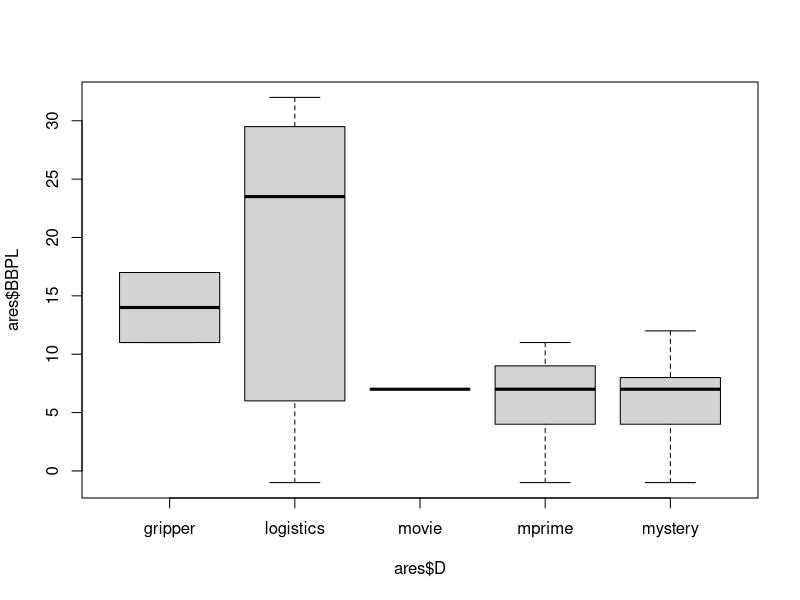
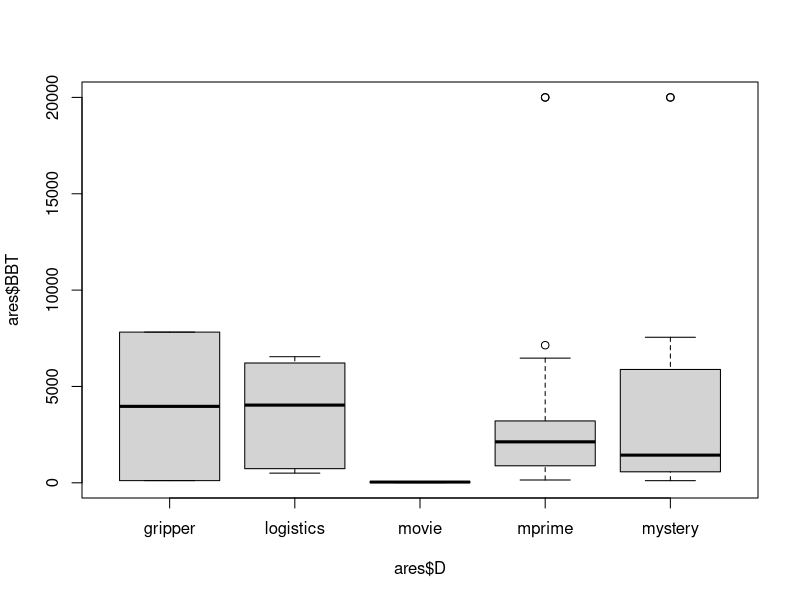
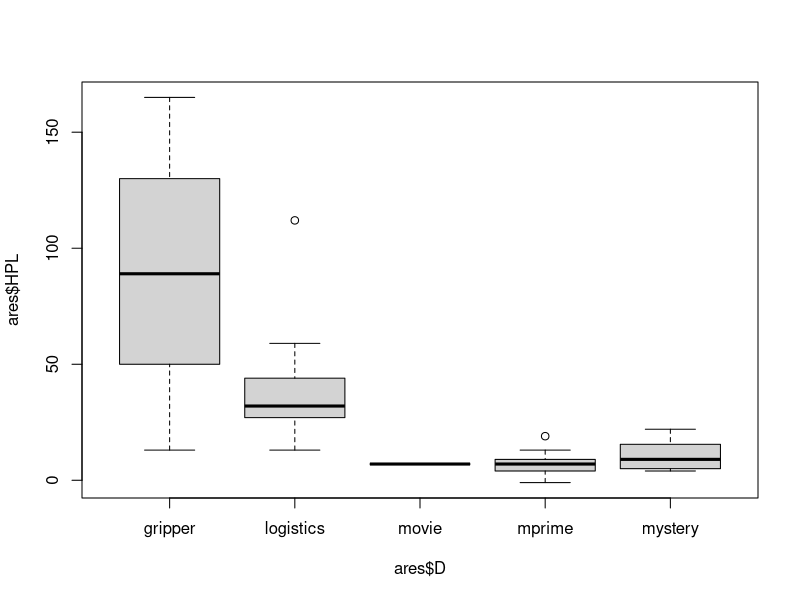
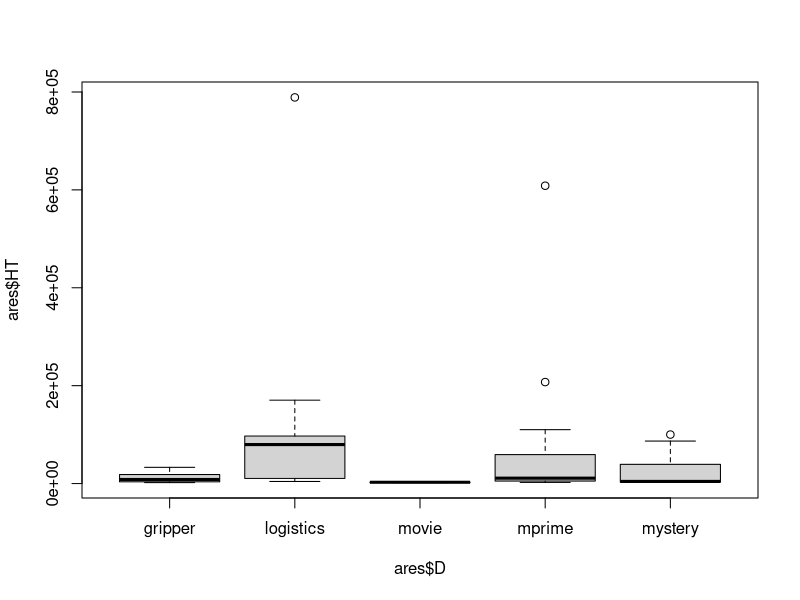
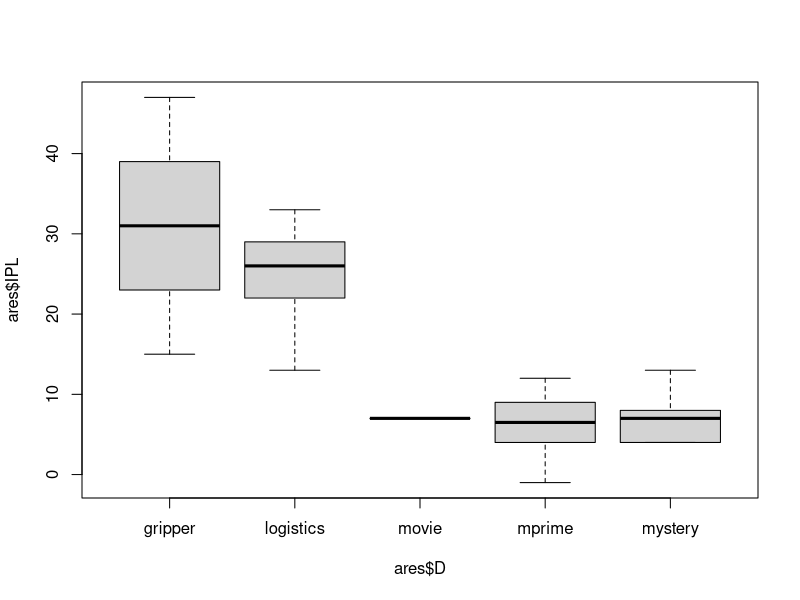
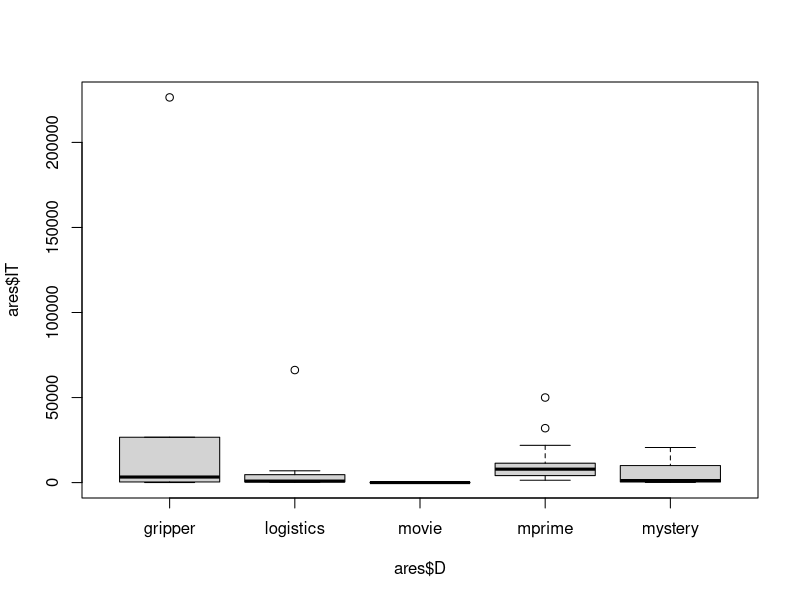
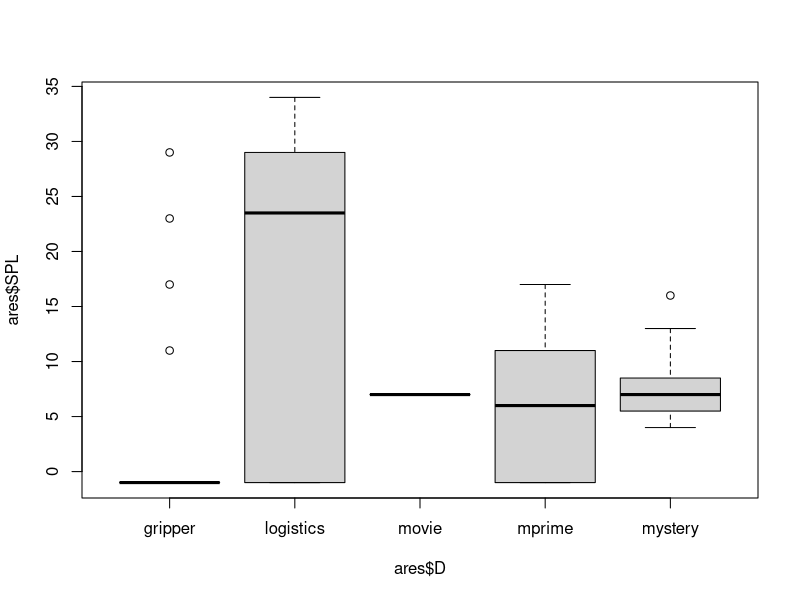
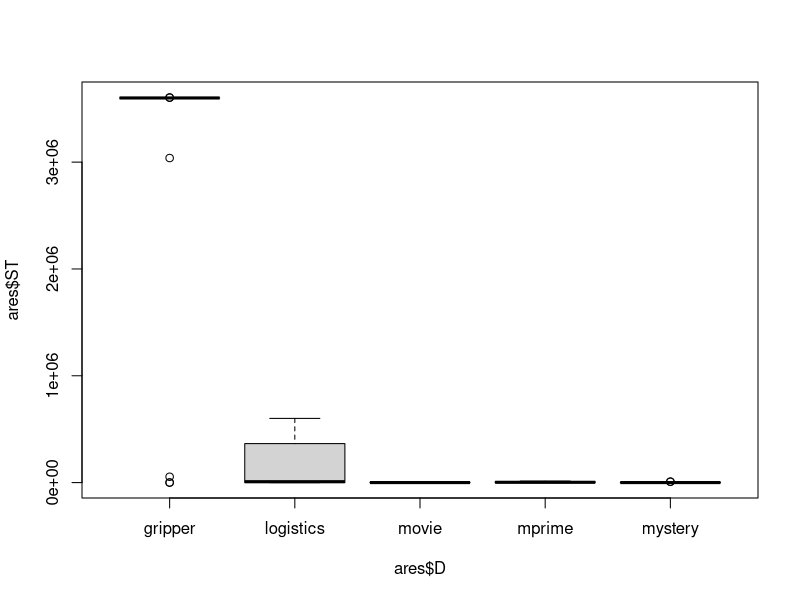

R code for these plots, in order:
apres=read.csv('compres.csv', header=FALSE)
bbres=read.csv('result98.csv', header=FALSE)
apres$V5=NULL
bbres$V9=NULL
colnames(apres)=c('PN','Planner','Time','PL')
colnames(bbres)=c('PN','FN','ADD','Competition', 'D','E','PL','GE')
apBres=cbind.data.frame(PN=apres[apres$Planner=='BLACKBOX',]$PN,BBT=apres[apres$Planner=='BLACKBOX',]$Time,BBPL=apres[apres$Planner=='BLACKBOX',]$PL)
apHres=cbind.data.frame(PN=apres[apres$Planner=='HSP',]$PN,HT=apres[apres$Planner=='HSP',]$Time,HPL=apres[apres$Planner=='HSP',]$PL)
apIres=cbind.data.frame(PN=apres[apres$Planner=='IPP',]$PN,IT=apres[apres$Planner=='IPP',]$Time,IPL=apres[apres$Planner=='IPP',]$PL)
apSres=cbind.data.frame(PN=apres[apres$Planner=='STAN',]$PN,ST=apres[apres$Planner=='STAN',]$Time,SPL=apres[apres$Planner=='STAN',]$PL)
ares=bbres
ares=merge(ares,apBres, by='PN', all.x=TRUE )
ares=merge(ares,apHres, by='PN', all.x=TRUE )
ares=merge(ares,apIres, by='PN', all.x=TRUE )
ares=merge(ares,apSres, by='PN', all.x=TRUE )
ares[ares==NA]=0
write.csv(ares, "ares.csv")
boxplot(ares$BBPL~ares$D)
boxplot(ares$BBT~ares$D)
boxplot(ares$HPL~ares$D)
boxplot(ares$HT~ares$D)
boxplot(ares$IPL~ares$D)
boxplot(ares$IT~ares$D)
boxplot(ares$SPL~ares$D)
boxplot(ares$ST~ares$D)
aptres=apres
aptres=merge(aptres, bbres, by='PN')
boxplot(aptres$Time~ aptres$D)
boxplot(aptres$Time~ aptres$D+aptres$Planner)
boxplot(aptres$PL.x~ aptres$D)
par(mar=c(10.1, 4.1, 4.1, 4.1), xpd=TRUE)
boxplot(aptres$PL.x~ aptres$D+aptres$Planner, las=2)
par(mar=c(10.1, 4.1, 4.1, 4.1), xpd=TRUE)
boxplot(aptres$PL.x~ aptres$Planner+aptres$D, las=2)


par(mar=c(10.1, 4.1, 4.1, 4.1), xpd=TRUE)
boxplot(log(aptres$Time,2)~aptres$D+aptres$Planner, las=2, col=rainbow(6))
par(mar=c(10.1, 4.1, 4.1, 4.1), xpd=TRUE)
boxplot(log(aptres$Time,2)~aptres$Planner+aptres$D, las=2, col=c("olivedrab","firebrick","mediumorchid1","darkturquoise"))

#agregar descripcion de escala logaritmica, abline para separar grupos, acomodar colores de agrupar, nombres alos ejes
#crear grafica con ejes (PL,T) donde los planners son colores y el dominio la figura

